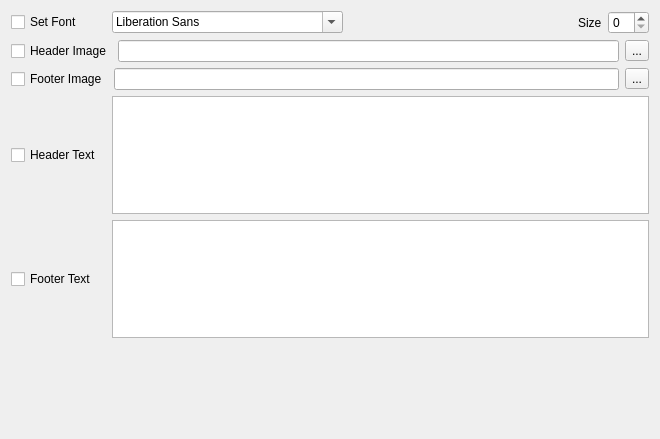
         <widget class="QWidget" name="page_6">
          <property name="geometry">
           <rect>
            <x>0</x>
            <y>0</y>
            <width>660</width>
            <height>439</height>
           </rect>
          </property>
          <attribute name="label">
           <string>Format</string>
          </attribute>
          <layout class="QGridLayout" name="gridLayout_6">
           <item row="0" column="0">
            <layout class="QVBoxLayout" name="verticalLayout_2">
             <item>
              <layout class="QHBoxLayout" name="horizontalLayout_14">
               <item>
                <widget class="QCheckBox" name="checkBox_5">
                 <property name="minimumSize">
                  <size>
                   <width>95</width>
                   <height>0</height>
                  </size>
                 </property>
                 <property name="text">
                  <string>Set Font</string>
                 </property>
                </widget>
               </item>
               <item>
                <widget class="QFontComboBox" name="billFontComboBox"/>
               </item>
               <item>
                <spacer name="horizontalSpacer_4">
                 <property name="orientation">
                  <enum>Qt::Horizontal</enum>
                 </property>
                 <property name="sizeType">
                  <enum>QSizePolicy::MinimumExpanding</enum>
                 </property>
                 <property name="sizeHint" stdset="0">
                  <size>
                   <width>40</width>
                   <height>20</height>
                  </size>
                 </property>
                </spacer>
               </item>
               <item>
                <widget class="QLabel" name="label_14">
                 <property name="text">
                  <string>Size</string>
                 </property>
                </widget>
               </item>
               <item>
                <widget class="QSpinBox" name="billFontSize"/>
               </item>
              </layout>
             </item>
             <item>
              <layout class="QHBoxLayout" name="horizontalLayout_10">
               <property name="spacing">
                <number>6</number>
               </property>
               <item>
                <widget class="QCheckBox" name="checkBox_4">
                 <property name="minimumSize">
                  <size>
                   <width>95</width>
                   <height>0</height>
                  </size>
                 </property>
                 <property name="text">
                  <string>Header Image</string>
                 </property>
                </widget>
               </item>
               <item>
                <widget class="QLineEdit" name="lineEdit_6"/>
               </item>
               <item>
                <widget class="QToolButton" name="toolButton_2">
                 <property name="text">
                  <string>...</string>
                 </property>
                </widget>
               </item>
              </layout>
             </item>
             <item>
              <layout class="QHBoxLayout" name="horizontalLayout_6">
               <property name="spacing">
                <number>6</number>
               </property>
               <item>
                <widget class="QCheckBox" name="checkBox">
                 <property name="minimumSize">
                  <size>
                   <width>95</width>
                   <height>0</height>
                  </size>
                 </property>
                 <property name="text">
                  <string>Footer Image</string>
                 </property>
                </widget>
               </item>
               <item>
                <widget class="QLineEdit" name="lineEdit"/>
               </item>
               <item>
                <widget class="QToolButton" name="toolButton">
                 <property name="text">
                  <string>...</string>
                 </property>
                </widget>
               </item>
              </layout>
             </item>
             <item>
              <layout class="QHBoxLayout" name="horizontalLayout_9">
               <item>
                <widget class="QCheckBox" name="checkBox_3">
                 <property name="minimumSize">
                  <size>
                   <width>95</width>
                   <height>0</height>
                  </size>
                 </property>
                 <property name="text">
                  <string>Header Text</string>
                 </property>
                </widget>
               </item>
               <item>
                <widget class="QTextEdit" name="textEdit_2">
                 <property name="sizePolicy">
                  <sizepolicy hsizetype="Expanding" vsizetype="Preferred">
                   <horstretch>0</horstretch>
                   <verstretch>0</verstretch>
                  </sizepolicy>
                 </property>
                </widget>
               </item>
              </layout>
             </item>
             <item>
              <layout class="QHBoxLayout" name="horizontalLayout_7">
               <item>
                <widget class="QCheckBox" name="checkBox_2">
                 <property name="minimumSize">
                  <size>
                   <width>95</width>
                   <height>0</height>
                  </size>
                 </property>
                 <property name="text">
                  <string>Footer Text</string>
                 </property>
                </widget>
               </item>
               <item>
                <widget class="QTextEdit" name="textEdit">
                 <property name="sizePolicy">
                  <sizepolicy hsizetype="Expanding" vsizetype="Preferred">
                   <horstretch>0</horstretch>
                   <verstretch>0</verstretch>
                  </sizepolicy>
                 </property>
                </widget>
               </item>
              </layout>
             </item>
            </layout>
           </item>
           <item row="1" column="0">
            <spacer name="verticalSpacer_5">
             <property name="orientation">
              <enum>Qt::Vertical</enum>
             </property>
             <property name="sizeType">
              <enum>QSizePolicy::Minimum</enum>
             </property>
             <property name="sizeHint" stdset="0">
              <size>
               <width>20</width>
               <height>90</height>
              </size>
             </property>
            </spacer>
           </item>
          </layout>
         </widget>
